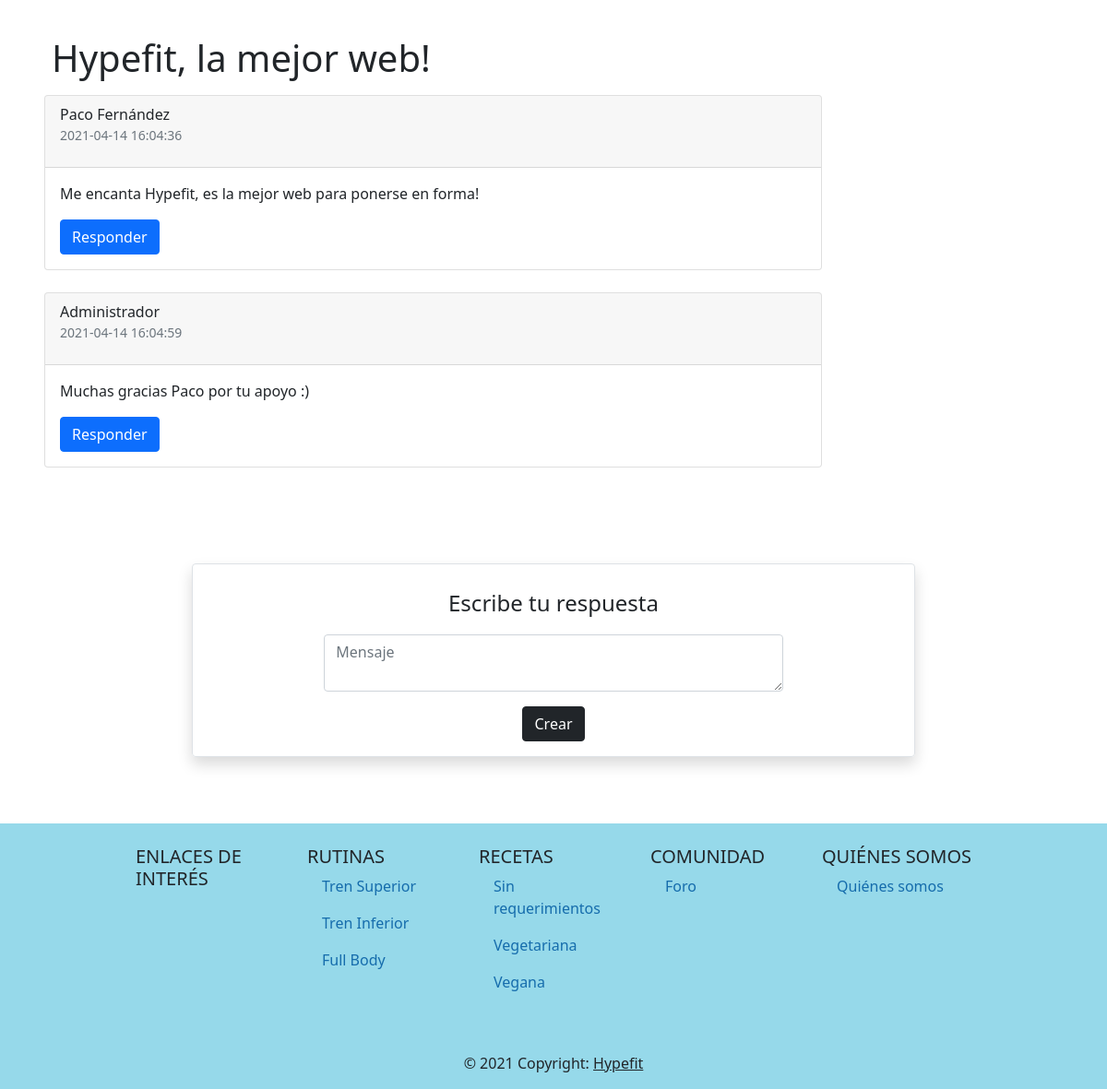
/verPost.php?id=1 (signed in, lower part), run on an earlier commit of the app's database.
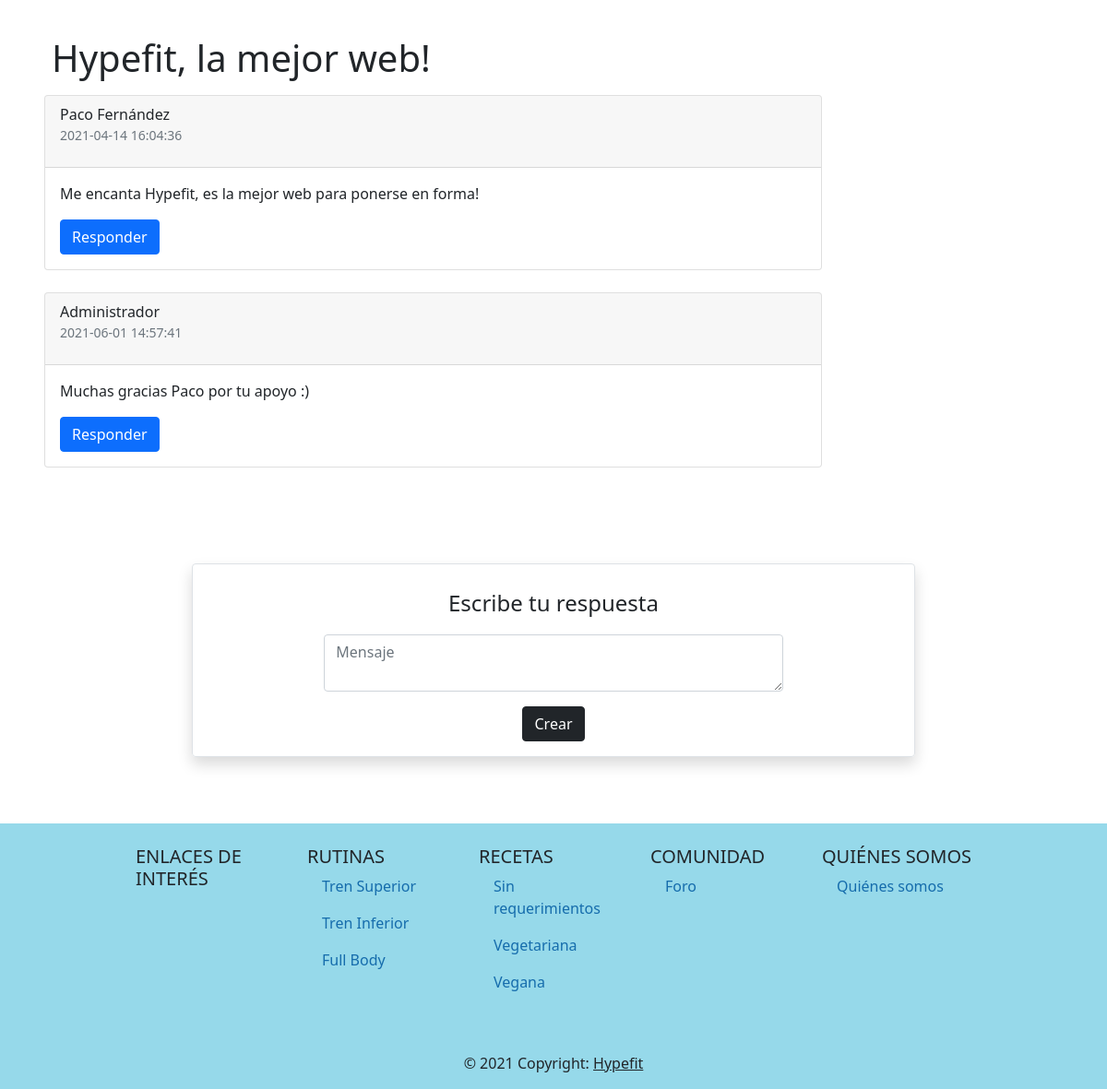
And on a later commit of the database.
### tables this page shows
CREATE TABLE `comentarios_post` (
  `id` int(11) NOT NULL,
  `idPost` int(11) NOT NULL,
  `idUsuario` int(11) NOT NULL,
  `fecha` timestamp NOT NULL DEFAULT current_timestamp() ON UPDATE current_timestamp(),
  `comentario` text NOT NULL,
  `idComentarioPadre` int(11) DEFAULT NULL
);

CREATE TABLE `usuarios` (
  `id` int(11) NOT NULL,
  `nombre` varchar(100) NOT NULL,
  `email` varchar(150) NOT NULL,
  `hashPassword` varchar(255) NOT NULL,
  `rol` enum('registrado','entrenador','nutricionista','administrador') NOT NULL,
  `aprobado` tinyint(1) NOT NULL
);

### verPost.php (called while the page is built, shortened)
<?php
require_once __DIR__ . '/includes/config.php';
require_once __DIR__ . '/includes/autorizacion.php';
require_once __DIR__ . '/includes/funcionesPosts.php';
$idPost = htmlspecialchars(trim(strip_tags($_REQUEST["id"])));
$aux = mostrarPost($idPost);
require __DIR__ . '/includes/comun/layout.php';

### includes/config.php (called while the page is built, shortened)
<?php
spl_autoload_register(function ($class) {
    $prefix = "hypefit";
    $base_dir = __DIR__;
    $len = strlen($prefix);
    $relative_class = substr($class, $len);
    $file = $base_dir . str_replace('\\', '/', $relative_class) . '.php';
});

### includes/DAO/DAO.php (called while the page is built, shortened)
<?php
class DAO
{
    protected function select($sql) {
        if($sql != ""){
            $conn = Aplicacion::getSingleton()->conexionBd();
            $consulta = $conn->query($sql) or die ($conn->error. " en la línea ".(__LINE__-1));
            $tablaDatos = array();
            while ($fila = mysqli_fetch_assoc($consulta)){
                array_push($tablaDatos, $fila);
            }
            return $tablaDatos;
        } else {
            return 0;
        }
    }
    protected function limpiarString($string): string {
        $conn = Aplicacion::getSingleton()->conexionBd();
        return $conn->real_escape_string($string);
    }
}

### includes/DAO/PostsDAO.php (called while the page is built, shortened)
<?php
class PostsDAO extends DAO {
    public function getPost($id) {
        $idLimpio = $this->limpiarString($id);
        $query = "SELECT * from posts where id = '$idLimpio'";
        $fila = $this->select($query);
        if(count($fila) > 0)
            return $this->crearObjetoPost($fila[0]);
        else return null;
    }
    private function crearObjetoPost($fila): Post {
        $post = new Post();
        $post->setId($fila['id']);
        $post->setIdCreador($fila['creador']);
        $post->setTitulo($fila['titulo']);
        return $post;
    }
}

### includes/TO/Post.php (called while the page is built, shortened)
<?php
class Post {
    private string $titulo = "";
    public function getTitulo(): string {
        return $this->titulo;
    }
    public function setTitulo(string $titulo): void {
        $this->titulo = $titulo;
    }
}

### includes/DAO/ComentarioDAO.php (called while the page is built, shortened)
<?php
class ComentarioDAO extends DAO {
    public function getComentariosDelPost($id): array {
        $idLimpio = $this->limpiarString($id);
        $query = "SELECT * from comentarios_post where idPost = '$idLimpio' order by fecha";
        $filas = $this->select($query);
        $comentarios = array();
        foreach($filas as $fila) {
            $comentario = new Comentario();
            $comentario->setId($fila['id']);
            $comentario->setIdPost($fila['idPost']);
            $comentario->setIdUsuario($fila['idUsuario']);
            $comentario->setFecha($fila['fecha']);
            $comentario->setComentario($fila['comentario']);
            $comentario->setidComentarioPadre($fila['idComentarioPadre']);
            array_push($comentarios, $comentario);
        }
        return $comentarios;
    }
}

### includes/autorizacion.php (called while the page is built, shortened)
<?php
function estaLogado(): bool {
    return isset($_SESSION['login']);
}

### includes/TO/Comentario.php (called while the page is built, shortened)
<?php
class Comentario {
    private int $id = 0;
    private int $idUsuario = 0;
    private string $fecha = "";
    private string $comentario = "";
    public function getId(): int {
        return $this->id;
    }
    public function setId(int $id): void {
        $this->id = $id;
    }
    public function getIdUsuario(): int {
        return $this->idUsuario;
    }
    public function setIdUsuario(int $idUsuario): void {
        $this->idUsuario = $idUsuario;
    }
    public function getFecha(): string {
        return $this->fecha;
    }
    public function setFecha(string $fecha): void {
        $this->fecha = $fecha;
    }
    public function getComentario(): string {
        return $this->comentario;
    }
    public function setComentario(string $comentario): void {
        $this->comentario = $comentario;
    }
}

### includes/DAO/UsuarioDAO.php (called while the page is built, shortened)
<?php
class UsuarioDAO extends DAO
{
    public function getUsuario($id): Usuario {
        $idLimpio = $this->limpiarString($id);
        $query = "SELECT * from usuarios where id = '$idLimpio'";
        $fila = $this->select($query);
        return $this->crearObjetoUsuario($fila[0]);
    }
    private function crearObjetoUsuario($fila): Usuario {
        $usuario = new Usuario();
        $usuario->setId($fila['id']);
        $usuario->setNombre($fila['nombre']);
        $usuario->setEmail($fila['email']);
        $usuario->setHashPassword($fila['hashPassword']);
        $usuario->setRol($fila['rol']);
        $usuario->setAprobado($fila['aprobado']);
        return $usuario;
    }
}

### includes/TO/Usuario.php (called while the page is built, shortened)
<?php
class Usuario
{
    private string $nombre = "";
    public function getNombre(): string {
        return $this->nombre;
    }
    public function setNombre(string $nombre): void {
        $this->nombre = $nombre;
    }
}

### includes/funcionesPosts.php (the view, shortened to what the changed rows need)
<?php
require_once __DIR__ . '/config.php';
require_once __DIR__ . '/autorizacion.php';
function mostrarPost($id) : string {
    $dao = new PostsDAO();
    $post = $dao->getPost($id);
    if ($post == null) {
        return -1;
    }
    else {
        $html = <<<EOS
        <div class="m-2">
            <div class="m-3 ms-5">
                <h1> {$post->getTitulo()} </h1>
            </div>
        EOS;
        $html .= mostrarComentariosPost($id);
        return $html;
    }
}
function mostrarComentariosPost($id) : string {
    $daoC = new ComentarioDAO();
    $daoU = new UsuarioDAO();
    $comentarios = $daoC->getComentariosDelPost($id);
    $html = <<<EOS
    <div class="container-fluid">
        <div class="row ms-3">
            <div class="col-12 col-md-9">
    EOS;
    foreach($comentarios as $comentario) {
        $user = $daoU->getUsuario($comentario->getIdUsuario());
        $comentario->getComentario();
        $fecha = $comentario->getFecha();
        $idComentario = $comentario->getId();
        $texto = $comentario->getComentario();
        $username = $user->getNombre();
        $botonRespuesta = estaLogado() ? '<a href="#" data-idComentario="' . $idComentario . '" data-idPost="' . $id . '" class="btn btn-primary ajax-link">Responder</a>' : '';
        $html .= <<<EOS
                <div class="card mb-4">
                    <div class="card-header">
                        <p class="mb-0">$username</p>
                        <p class="text-muted small">$fecha</p>
                    </div>
                    <div class="card-body">
                        <p>$texto</p>
                        $botonRespuesta
                    </div>
                </div>
                <div id="$idComentario"> </div>
        EOS;
    }
    $html .= "
            </div>
        </div>
    </div>
</div>";
    return $html;
}

What changed in the data, as far as the page shows it:
changed comentarios_post "Muchas gracias Paco por tu apoyo :)": fecha "2021-04-14 16:04:59" → "2021-06-01 14:57:41"
